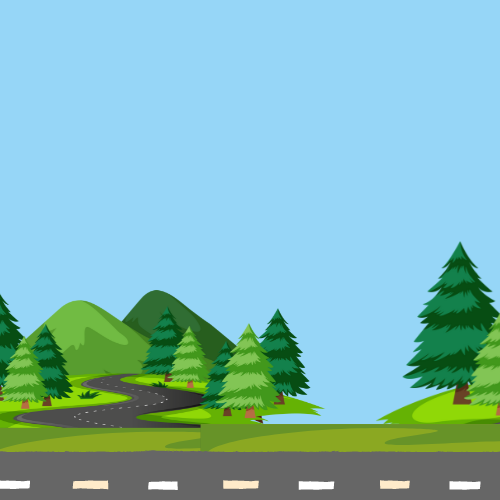
#> input picture bt6/back_ground.jpeg, 500 x 500 px
$ python RGB_to_raw.py
#> lines starting #> are read from the running program, lines starting #| are printed output that depends on the picture
import cv2
from PIL import Image

def resize_and_save(image_path, resized_path, binary_file_path):

#> called with image_path = 'back_ground.jpeg', resized_path = 'back_ground_resigned.jpeg', binary_file_path = 'back_ground_raw.dat'
    img= cv2.imread(image_path)
#> img is the input picture: shape (500, 500, 3); mean B, G, R 186.2, 186.8, 129.9
    resized = cv2.resize(img,(256,256))
    cv2.imwrite(resized_path,resized)

    # Open the resized image
    image = Image.open(resized_path)
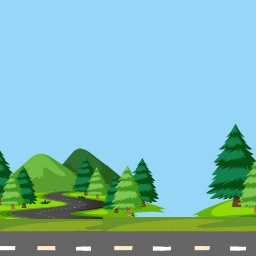
#> image: PIL image 256x256 RGB; mean R, G, B 129.9, 187.5, 186.2

    # Get the size of the image
    height, width = image.size
#> height = 256; width = 256

    # Save RGB values into a binary file
    with open(binary_file_path, "wb") as file:
        for y in range(height):
            for x in range(width):
                # Get RGB values of each pixel
                r, g, b = image.getpixel((x, y))

                # Write RGB values to the binary file
                file.write(bytes([r, g, b]))

    print(f"Dữ liệu đã được lưu vào {binary_file_path}")

# Example usage:
resize_and_save('back_ground.jpeg', 'back_ground_resigned.jpeg', 'back_ground_raw.dat')
resize_and_save('object1.jpeg', 'object1_resigned.jpeg', 'Object1_raw.dat')
#> call 2 of resize_and_save, with image_path = 'object1.jpeg', resized_path = 'object1_resigned.jpeg', binary_file_path = 'Object1_raw.dat'
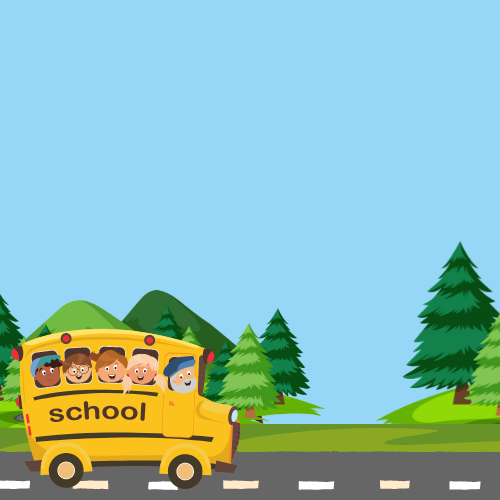
#> input picture bt6/object1.jpeg, 500 x 500 px
#> in resize_and_save, img is the input picture: shape (500, 500, 3); mean B, G, R 186.2, 189.5, 142.4
#> in resize_and_save (call 2), `resized = cv2.resize(img,(256,256))`:
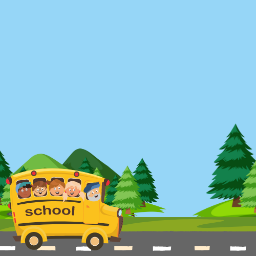
#> resized: shape (256, 256, 3); mean B, G, R 186.2, 189.5, 142.4
#> in resize_and_save (call 2), `image = Image.open(resized_path)`:
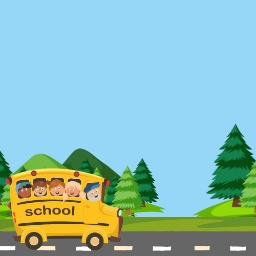
#> image: PIL image 256x256 RGB; mean R, G, B 142.4, 190.2, 186.2
resize_and_save('object2.jpeg', 'object2_resigned.jpeg', 'Object2_raw.dat')
#> call 3 of resize_and_save, with image_path = 'object2.jpeg', resized_path = 'object2_resigned.jpeg', binary_file_path = 'Object2_raw.dat'
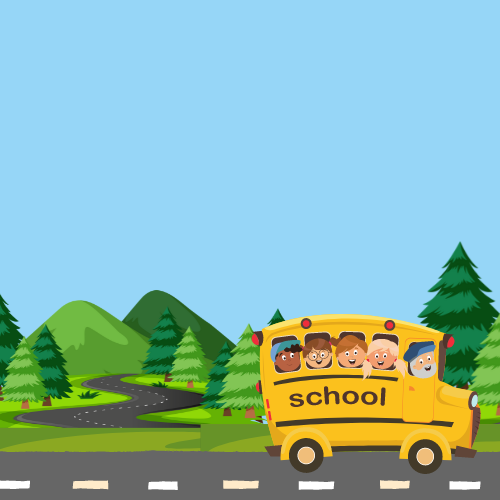
#> input picture bt6/object2.jpeg, 500 x 500 px
#> in resize_and_save, img is the input picture: shape (500, 500, 3); mean B, G, R 177.2, 184.7, 139.5
#> in resize_and_save (call 3), `resized = cv2.resize(img,(256,256))`:
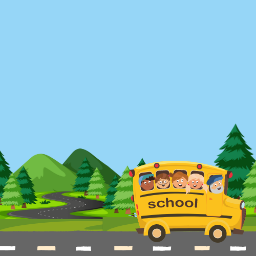
#> resized: shape (256, 256, 3); mean B, G, R 177.2, 184.7, 139.5
#> in resize_and_save (call 3), `image = Image.open(resized_path)`:
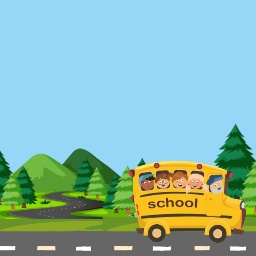
#> image: PIL image 256x256 RGB; mean R, G, B 139.5, 185.3, 177.3
